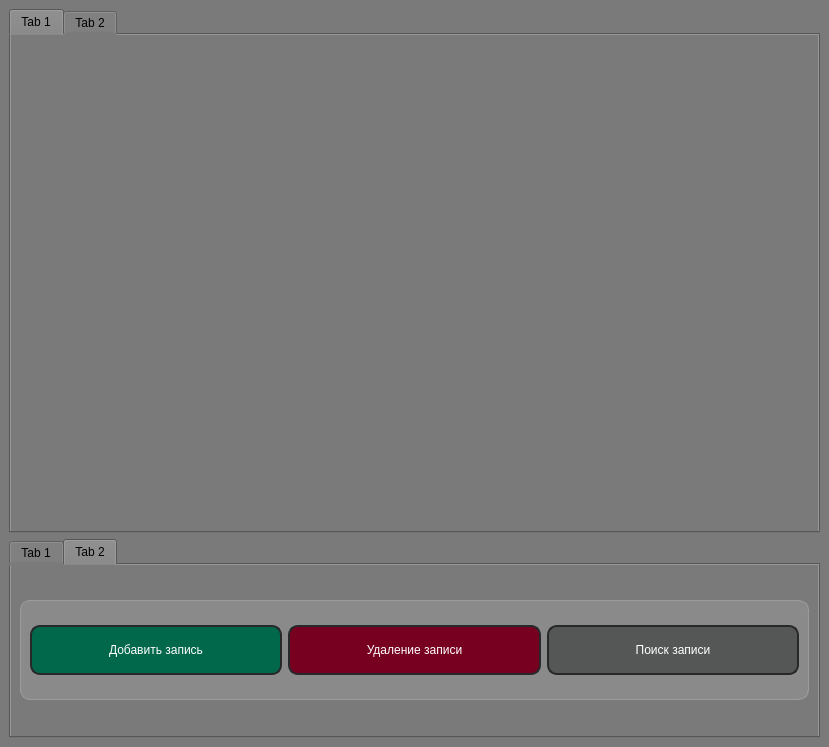
<?xml version="1.0" encoding="UTF-8"?>
<ui version="4.0">
 <class>MainWindow</class>
 <widget class="QMainWindow" name="MainWindow">
  <property name="geometry">
   <rect>
    <x>0</x>
    <y>0</y>
    <width>829</width>
    <height>747</height>
   </rect>
  </property>
  <property name="minimumSize">
   <size>
    <width>829</width>
    <height>747</height>
   </size>
  </property>
  <property name="maximumSize">
   <size>
    <width>829</width>
    <height>747</height>
   </size>
  </property>
  <property name="windowTitle">
   <string>MainWindow</string>
  </property>
  <property name="styleSheet">
   <string notr="true">background-color: rgb(122, 122, 122);</string>
  </property>
  <widget class="QWidget" name="centralwidget">
   <layout class="QVBoxLayout" name="verticalLayout_6">
    <item>
     <widget class="QTabWidget" name="introOrTableWidget">
      <property name="minimumSize">
       <size>
        <width>0</width>
        <height>100</height>
       </size>
      </property>
      <property name="maximumSize">
       <size>
        <width>16777215</width>
        <height>1000</height>
       </size>
      </property>
      <property name="styleSheet">
       <string notr="true"/>
      </property>
      <property name="currentIndex">
       <number>0</number>
      </property>
      <widget class="QWidget" name="tab_3">
       <attribute name="title">
        <string>Tab 1</string>
       </attribute>
      </widget>
      <widget class="QWidget" name="tab_4">
       <attribute name="title">
        <string>Tab 2</string>
       </attribute>
       <layout class="QVBoxLayout" name="verticalLayout">
        <item>
         <widget class="QFrame" name="frame_2">
          <property name="styleSheet">
           <string notr="true">QFrame {
    background-color: rgba(255, 255, 255, 30); 
    border-radius: 10px;
    border: 1px solid rgba(255, 255, 255, 50);
}

QTableWidget {
    background-color: transparent;
    border: none;
    gridline-color: rgba(255, 255, 255, 20);
}
</string>
          </property>
          <property name="frameShape">
           <enum>QFrame::Shape::StyledPanel</enum>
          </property>
          <property name="frameShadow">
           <enum>QFrame::Shadow::Raised</enum>
          </property>
          <layout class="QVBoxLayout" name="verticalLayout_2">
           <item>
            <widget class="QTableWidget" name="mainTable">
             <property name="minimumSize">
              <size>
               <width>0</width>
               <height>400</height>
              </size>
             </property>
             <property name="styleSheet">
              <string notr="true">QTableWidget {
    background-color: #f0f0f0;
    alternate-background-color: #e8e8e8;
    border: 2px solid #c0c0c0;
    border-radius: 10px;
    gridline-color: #dcdcdc;
    color: #333333;
    selection-background-color: #a0a0a0;
    selection-color: white;
}

QHeaderView::section {
    background-color: #d3d3d3;
    padding: 4px;
    border: 1px solid #c0c0c0;
    font-weight: bold;
}

/* Убираем пунктирную рамку вокруг ячейки в фокусе */
QTableWidget {
    outline: 0;
}

QHeaderView {
    background-color: transparent;
    border-radius: 10px;
}

QTableCornerButton::section {
    background-color: #d3d3d3;
    border: 1px solid #c0c0c0;
}</string>
             </property>
             <property name="alternatingRowColors">
              <bool>true</bool>
             </property>
             <property name="showGrid">
              <bool>false</bool>
             </property>
             <property name="cornerButtonEnabled">
              <bool>false</bool>
             </property>
             <column>
              <property name="text">
               <string>ФИО студента</string>
              </property>
              <property name="background">
               <color>
                <red>213</red>
                <green>213</green>
                <blue>213</blue>
               </color>
              </property>
             </column>
             <column>
              <property name="text">
               <string>группа</string>
              </property>
              <property name="background">
               <color>
                <red>213</red>
                <green>213</green>
                <blue>213</blue>
               </color>
              </property>
             </column>
             <column>
              <property name="text">
               <string>Общественная работа</string>
              </property>
              <property name="background">
               <color>
                <red>213</red>
                <green>213</green>
                <blue>213</blue>
               </color>
              </property>
             </column>
            </widget>
           </item>
          </layout>
         </widget>
        </item>
        <item>
         <widget class="QFrame" name="frame_3">
          <property name="styleSheet">
           <string notr="true">QFrame {
    background-color: rgba(255, 255, 255, 30); 
    border-radius: 10px;
    border: 1px solid rgba(255, 255, 255, 50);
}

QTableWidget {
    background-color: transparent;
    border: none;
    gridline-color: rgba(255, 255, 255, 20);
}
</string>
          </property>
          <property name="frameShape">
           <enum>QFrame::Shape::StyledPanel</enum>
          </property>
          <property name="frameShadow">
           <enum>QFrame::Shadow::Raised</enum>
          </property>
          <layout class="QHBoxLayout" name="horizontalLayout_2">
           <item>
            <widget class="QComboBox" name="paginationSize">
             <property name="minimumSize">
              <size>
               <width>0</width>
               <height>30</height>
              </size>
             </property>
             <property name="styleSheet">
              <string notr="true">QComboBox {
    background-color: #f4f4f4;
    border: 2px solid #bdc3c7;
    border-radius: 6px;
    color: #2c3e50;
    selection-background-color: #3498db;
    padding-left: 10px;
    padding-right: 10px;
    font-size: 14px;
    qproperty-alignment: 'AlignCenter';
}

QComboBox:focus {
    border: 2px solid #3498db;
    background-color: #ffffff;
}</string>
             </property>
             <item>
              <property name="text">
               <string>5</string>
              </property>
             </item>
             <item>
              <property name="text">
               <string>10</string>
              </property>
             </item>
             <item>
              <property name="text">
               <string>15</string>
              </property>
             </item>
            </widget>
           </item>
           <item>
            <widget class="QPushButton" name="firstPageBtn">
             <property name="styleSheet">
              <string notr="true">QPushButton {	
	background-color: rgb(2, 104, 75);
	border-style: solid;
	border-width: 2px;
	border-color: #26282a;
	border-radius: 10px;
	padding: 5px;
	font: bold 14px &quot;Segoe UI&quot;, sans-serif;
	color: #ffffff;
}

QPushButton:hover {
	background-color: rgb(1, 186, 102);
}

QPushButton:pressed {
	background-color: rgb(2, 104, 75);
	border-style: inset;
}</string>
             </property>
             <property name="text">
              <string>1</string>
             </property>
            </widget>
           </item>
           <item>
            <widget class="QPushButton" name="previousArrowBtn">
             <property name="styleSheet">
              <string notr="true">QPushButton {	
	background-color: rgb(2, 104, 75);
	border-style: solid;
	border-width: 2px;
	border-color: #26282a;
	border-radius: 10px;
	padding: 5px;
	font: bold 14px &quot;Segoe UI&quot;, sans-serif;
	color: #ffffff;
}

QPushButton:hover {
	background-color: rgb(1, 186, 102);
}

QPushButton:pressed {
	background-color: rgb(2, 104, 75);
	border-style: inset;
}</string>
             </property>
             <property name="text">
              <string>←</string>
             </property>
            </widget>
           </item>
           <item>
            <widget class="QLabel" name="currentPageLabel">
             <property name="styleSheet">
              <string notr="true">QLabel {
	background-color: rgb(172, 172, 172);
	color: white;
	padding: 5px 10px;
	border-radius: 6px;
	font-weight: bold;
	font-size: 14px;
	qproperty-alignment: 'AlignCenter';
	border: none;
}
</string>
             </property>
             <property name="text">
              <string>current_page</string>
             </property>
            </widget>
           </item>
           <item>
            <widget class="QPushButton" name="nextArrowBtn">
             <property name="styleSheet">
              <string notr="true">QPushButton {	
	background-color: rgb(2, 104, 75);
	border-style: solid;
	border-width: 2px;
	border-color: #26282a;
	border-radius: 10px;
	padding: 5px;
	font: bold 14px &quot;Segoe UI&quot;, sans-serif;
	color: #ffffff;
}

QPushButton:hover {
	background-color: rgb(1, 186, 102);
}

QPushButton:pressed {
	background-color: rgb(2, 104, 75);
	border-style: inset;
}</string>
             </property>
             <property name="text">
              <string>→</string>
             </property>
            </widget>
           </item>
           <item>
            <widget class="QPushButton" name="lastPageBtn">
             <property name="styleSheet">
              <string notr="true">QPushButton {	
	background-color: rgb(2, 104, 75);
	border-style: solid;
	border-width: 2px;
	border-color: #26282a;
	border-radius: 10px;
	padding: 5px;
	font: bold 14px &quot;Segoe UI&quot;, sans-serif;
	color: #ffffff;
}

QPushButton:hover {
	background-color: rgb(1, 186, 102);
}

QPushButton:pressed {
	background-color: rgb(2, 104, 75);
	border-style: inset;
}</string>
             </property>
             <property name="text">
              <string>last</string>
             </property>
            </widget>
           </item>
          </layout>
         </widget>
        </item>
       </layout>
      </widget>
     </widget>
    </item>
    <item>
     <widget class="QTabWidget" name="buttonsWidget">
      <property name="minimumSize">
       <size>
        <width>0</width>
        <height>100</height>
       </size>
      </property>
      <property name="maximumSize">
       <size>
        <width>16777215</width>
        <height>200</height>
       </size>
      </property>
      <property name="styleSheet">
       <string notr="true"/>
      </property>
      <property name="currentIndex">
       <number>1</number>
      </property>
      <widget class="QWidget" name="tab_5">
       <attribute name="title">
        <string>Tab 1</string>
       </attribute>
       <layout class="QVBoxLayout" name="verticalLayout_5">
        <item>
         <widget class="QFrame" name="frame_4">
          <property name="minimumSize">
           <size>
            <width>0</width>
            <height>0</height>
           </size>
          </property>
          <property name="maximumSize">
           <size>
            <width>16777215</width>
            <height>100</height>
           </size>
          </property>
          <property name="styleSheet">
           <string notr="true">QFrame {
    background-color: rgba(255, 255, 255, 30); 
    border-radius: 10px;
    border: 1px solid rgba(255, 255, 255, 50);
}

QTableWidget {
    background-color: transparent;
    border: none;
    gridline-color: rgba(255, 255, 255, 20);
}
</string>
          </property>
          <property name="frameShape">
           <enum>QFrame::Shape::StyledPanel</enum>
          </property>
          <property name="frameShadow">
           <enum>QFrame::Shadow::Raised</enum>
          </property>
          <layout class="QVBoxLayout" name="verticalLayout_4">
           <item>
            <widget class="QPushButton" name="loadButton">
             <property name="minimumSize">
              <size>
               <width>0</width>
               <height>50</height>
              </size>
             </property>
             <property name="styleSheet">
              <string notr="true">QPushButton {	
	background-color: rgb(85, 87, 87);
	border-style: solid;
	border-width: 2px;
	border-color: #26282a;
	border-radius: 10px;
	padding: 5px;
	font: bold 14px &quot;Segoe UI&quot;, sans-serif;
	color: #ffffff;
}

QPushButton:hover {
	background-color: rgb(164, 167, 167);
}

QPushButton:pressed {
	background-color: rgb(85, 87, 87);
	border-style: inset;
}</string>
             </property>
             <property name="text">
              <string>Загрузить данные</string>
             </property>
            </widget>
           </item>
          </layout>
         </widget>
        </item>
       </layout>
      </widget>
      <widget class="QWidget" name="tab_6">
       <attribute name="title">
        <string>Tab 2</string>
       </attribute>
       <layout class="QVBoxLayout" name="verticalLayout_3">
        <item>
         <widget class="QFrame" name="frame">
          <property name="maximumSize">
           <size>
            <width>16777215</width>
            <height>100</height>
           </size>
          </property>
          <property name="styleSheet">
           <string notr="true">QFrame {
    background-color: rgba(255, 255, 255, 30); 
    border-radius: 10px;
    border: 1px solid rgba(255, 255, 255, 50);
}

QTableWidget {
    background-color: transparent;
    border: none;
    gridline-color: rgba(255, 255, 255, 20);
}
</string>
          </property>
          <property name="frameShape">
           <enum>QFrame::Shape::StyledPanel</enum>
          </property>
          <property name="frameShadow">
           <enum>QFrame::Shadow::Raised</enum>
          </property>
          <layout class="QHBoxLayout" name="horizontalLayout">
           <item>
            <widget class="QPushButton" name="addButton">
             <property name="minimumSize">
              <size>
               <width>0</width>
               <height>50</height>
              </size>
             </property>
             <property name="styleSheet">
              <string notr="true">QPushButton {	
	background-color: rgb(2, 104, 75);
	border-style: solid;
	border-width: 2px;
	border-color: #26282a;
	border-radius: 10px;
	padding: 5px;
	font: bold 14px &quot;Segoe UI&quot;, sans-serif;
	color: #ffffff;
}

QPushButton:hover {
	background-color: rgb(1, 186, 102);
}

QPushButton:pressed {
	background-color: rgb(2, 104, 75);
	border-style: inset;
}</string>
             </property>
             <property name="text">
              <string>Добавить запись</string>
             </property>
            </widget>
           </item>
           <item>
            <widget class="QPushButton" name="deleteButton">
             <property name="minimumSize">
              <size>
               <width>0</width>
               <height>50</height>
              </size>
             </property>
             <property name="styleSheet">
              <string notr="true">QPushButton {	
	background-color: rgb(119, 0, 33);
	border-style: solid;
	border-width: 2px;
	border-color: #26282a;
	border-radius: 10px;
	padding: 5px;
	font: bold 14px &quot;Segoe UI&quot;, sans-serif;
	color: #ffffff;
}

QPushButton:hover {
	background-color: rgb(203, 0, 29);
}

QPushButton:pressed {
	background-color: rgb(119, 0, 33);
	border-style: inset;
}</string>
             </property>
             <property name="text">
              <string>Удаление записи</string>
             </property>
            </widget>
           </item>
           <item>
            <widget class="QPushButton" name="searchButton">
             <property name="minimumSize">
              <size>
               <width>0</width>
               <height>50</height>
              </size>
             </property>
             <property name="styleSheet">
              <string notr="true">QPushButton {	
	background-color: rgb(85, 87, 87);
	border-style: solid;
	border-width: 2px;
	border-color: #26282a;
	border-radius: 10px;
	padding: 5px;
	font: bold 14px &quot;Segoe UI&quot;, sans-serif;
	color: #ffffff;
}

QPushButton:hover {
	background-color: rgb(164, 167, 167);
}

QPushButton:pressed {
	background-color: rgb(85, 87, 87);
	border-style: inset;
}</string>
             </property>
             <property name="text">
              <string>Поиск записи</string>
             </property>
            </widget>
           </item>
          </layout>
         </widget>
        </item>
       </layout>
      </widget>
     </widget>
    </item>
   </layout>
  </widget>
 </widget>
 <resources/>
 <connections/>
</ui>
